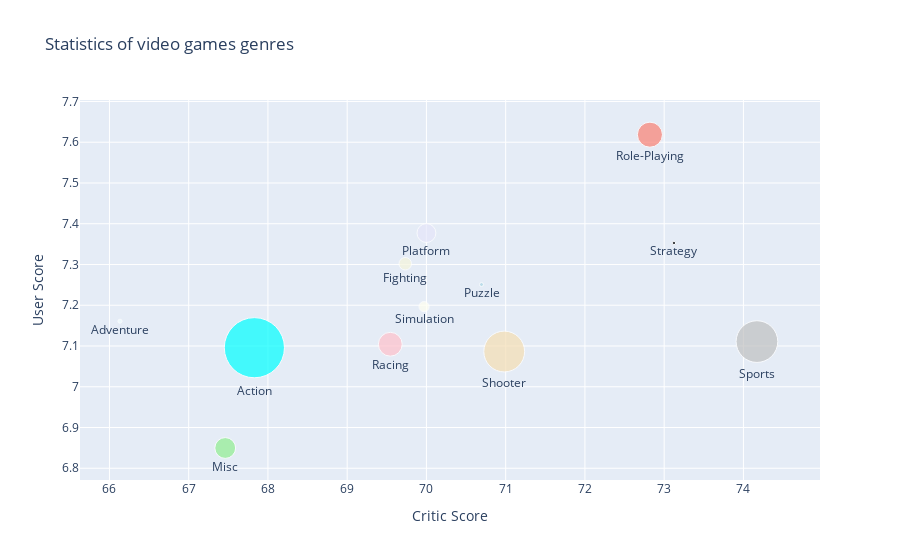

Notebook source saved alongside this figure:
### Code cell
trace0 = go.Scatter(
    x=genres_df.Critic_Score,
    y=genres_df.User_Score,
    mode = 'markers+text',
    text = genres_df.index,
    textposition='bottom center',
    marker = dict(
        size = 1/20*genres_df.Global_Sales,
        color = [
            'aqua', 'azure', 'beige', 'lightgreen',
            'lavender', 'lightblue', 'pink', 'salmon',
            'wheat', 'ivory', 'silver'
        ]
    )
)

data = [trace0]
layout = {
    'title': 'Statistics of video games genres',
    'xaxis': {'title': 'Critic Score'},
    'yaxis': {'title': 'User Score'}
}

fig = go.Figure(data=data, layout=layout)

iplot(fig, show_link=False)

### Figure 1 — Plotly figure (JSON) as saved in the notebook; plotly's stock layout.template omitted (floating-point values rounded to 4 significant figures)
{"data": [{"marker": {"color": ["aqua", "azure", "beige", "lightgreen", "lavender", "lightblue", "pink", "salmon", "wheat", "ivory", "silver"], "size": [60.16, 4.037, 12.5, 20.81, 18.89, 3.945, 23.81, 25.07, 40.82, 10.14, 41.69, 3.48]}, "mode": "markers+text", "text": ["Action", "Adventure", "Fighting", "Misc", "Platform", "Puzzle", "Racing", "Role-Playing", "Shooter", "Simulation", "Sports", "Strategy"], "textposition": "bottom center", "type": "scatter", "x": [67.83, 66.13, 69.73, 67.46, 70, 70.69, 69.54, 72.82, 70.98, 69.97, 74.17, 73.12], "y": [7.096, 7.161, 7.302, 6.85, 7.377, 7.251, 7.104, 7.619, 7.086, 7.197, 7.111, 7.353]}], "layout": {"title": {"text": "Statistics of video games genres"}, "xaxis": {"title": {"text": "Critic Score"}}, "yaxis": {"title": {"text": "User Score"}}}}
